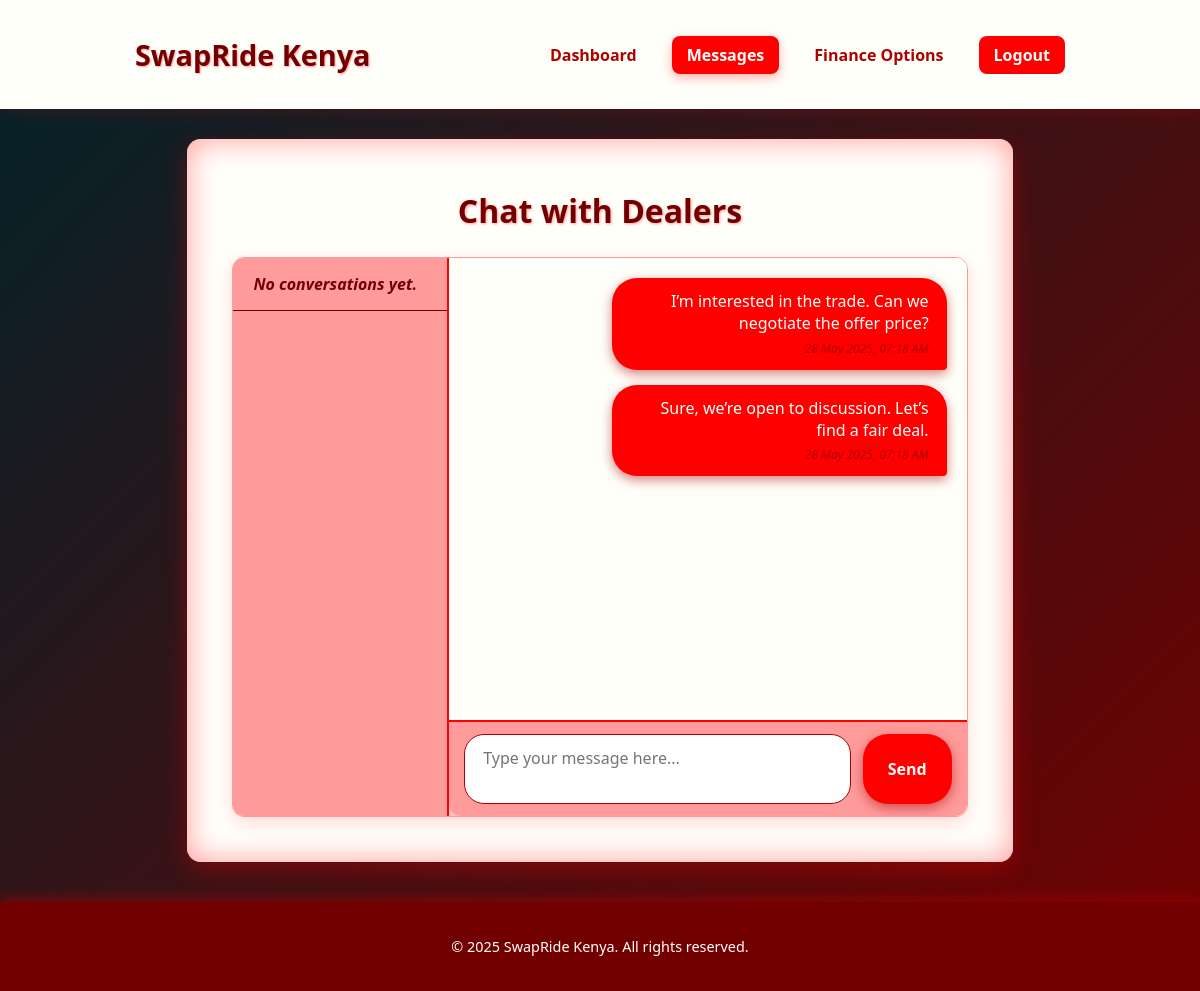
The app's page /user/messages.php?dealer_id=1 (signed in) with its own data.
### tables this page shows
CREATE TABLE IF NOT EXISTS messages (
    id INT AUTO_INCREMENT PRIMARY KEY,
    sender_type ENUM('user', 'dealer', 'admin') NOT NULL,
    sender_id INT NOT NULL,
    receiver_type ENUM('user', 'dealer', 'admin') NOT NULL,
    receiver_id INT NOT NULL,
    trade_id INT NULL,
    message TEXT NOT NULL,
    sent_at DATETIME DEFAULT CURRENT_TIMESTAMP,
    FOREIGN KEY (trade_id) REFERENCES trades(id) ON DELETE CASCADE
);

### user/messages.php (the view, shortened to what this page needs)
<?php
include('../includes/db_connect.php');
$user_id = $_SESSION['user_id'];
$dealers = [];
$selected_dealer_id = isset($_GET['dealer_id']) ? intval($_GET['dealer_id']) : ($dealers[0]['id'] ?? null);
$messages = [];
if ($selected_dealer_id) {
    $stmt = $conn->prepare("
        SELECT sender_id, receiver_id, message, sent_at
        FROM messages
        WHERE (sender_id = ? AND receiver_id = ?) OR (sender_id = ? AND receiver_id = ?)
        ORDER BY sent_at ASC
    ");
    $stmt->bind_param("iiii", $user_id, $selected_dealer_id, $selected_dealer_id, $user_id);
    $stmt->execute();
    $result = $stmt->get_result();
    while ($row = $result->fetch_assoc()) {
        $messages[] = $row;
    }
}
?>
<!DOCTYPE html>
<html lang="en">
<head>
</head>
<body>
<header class="header" role="banner">
    <div class="container">
        <h1 class="logo" aria-label="SwapRide Kenya">SwapRide Kenya</h1>
        <nav role="navigation" aria-label="Primary navigation">
            <ul class="nav-links">
                <li><a href="dashboard.php" aria-current="false">Dashboard</a></li>
                <li><a href="messages.php" class="active" aria-current="page">Messages</a></li>
                <li><a href="finance.php" aria-current="false">Finance Options</a></li>
                <li><a href="logout.php" class="btn" aria-current="false">Logout</a></li>
            </ul>
        </nav>
    </div>
</header>
<section class="section" role="main" aria-label="Chat with Dealers">
    <div class="container">
        <h2>Chat with Dealers</h2>
        <div class="chat-container">
            <aside class="chat-list" role="region" aria-label="Dealer list">
                <ul>
                    <?php if(empty($dealers)): ?>
                        <li><em>No conversations yet.</em></li>
                    <?php endif; ?>
                </ul>
            </aside>
            <section class="chat-window" role="region" aria-label="Chat messages">
                <div class="messages" id="messages" tabindex="0" aria-live="polite" aria-relevant="additions">
                    <?php if (!empty($messages)): ?>
                        <?php foreach ($messages as $msg): ?>
                            <div class="message <?= ($msg['sender_id'] == $user_id) ? 'user' : 'dealer' ?>">
                                <?= nl2br(htmlspecialchars($msg['message'])) ?>
                                <div class="sent-at"><?= date('d M Y, h:i A', strtotime($msg['sent_at'])) ?></div>
                            </div>
                        <?php endforeach; ?>
                    <?php else: ?>
                        <p><em>No messages in this conversation.</em></p>
                    <?php endif; ?>
                </div>
                <?php if ($selected_dealer_id): ?>
                <form method="POST" class="chat-input" aria-label="Send message form">
                    <textarea name="message" rows="2" placeholder="Type your message here..." required aria-required="true"></textarea>
                    <button type="submit" aria-label="Send message">Send</button>
                </form>
                <?php else: ?>
                    <p><em>Select a dealer to start chatting.</em></p>
                <?php endif; ?>
            </section>
        </div>
    </div>
</section>
<footer class="footer" role="contentinfo">
    <div class="container">
        <p>&copy; <?= date('Y') ?> SwapRide Kenya. All rights reserved.</p>
    </div>
</footer>
</body>
</html>

### user/messages.php (style rules this page uses)
:root { --red-primary: #FE0000; --red-dark: #AF0000; --red-soft: #FF9B9B; --red-deep: #730000; --whiteish: #FFFFFA; --blue-dark: #00232A; --shadow-light: rgba(254, 0, 0, 0.15); --shadow-medium: rgba(254, 0, 0, 0.3); --shadow-dark: rgba(175, 0, 0, 0.5); }
* { box-sizing: border-box; margin: 0; padding: 0; font-family: 'Segoe UI', Tahoma, Geneva, Verdana, sans-serif; }
body { background: linear-gradient(135deg, var(--blue-dark), var(--red-deep)); color: var(--whiteish); min-height: 100vh; display: flex; flex-direction: column; }
.container { max-width: 960px; margin: auto; padding: 20px 15px; width: 100%; }
header.header { background: var(--whiteish); color: var(--blue-dark); box-shadow: 0 4px 15px var(--shadow-light); padding: 15px 0; position: sticky; top: 0; z-index: 1000; }
.header .container { display: flex; justify-content: space-between; align-items: center; flex-wrap: wrap; }
.logo { font-weight: 700; font-size: 1.8rem; color: var(--red-deep); text-shadow: 1px 1px 2px var(--red-soft); user-select: none; }
nav ul.nav-links { list-style: none; display: flex; gap: 20px; flex-wrap: wrap; }
nav ul.nav-links li { display: inline; }
nav ul.nav-links li a { text-decoration: none; font-weight: 600; color: var(--red-dark); padding: 8px 15px; border-radius: 8px; transition: background-color 0.3s ease, color 0.3s ease; }
nav ul.nav-links li a:hover, nav ul.nav-links li a.active { background: var(--red-primary); color: var(--whiteish); box-shadow: 0 4px 12px var(--shadow-medium); }
nav ul.nav-links li a.btn { background: var(--red-primary); color: var(--whiteish); border: none; cursor: pointer; }
section.section { background: var(--whiteish); border-radius: 14px; padding: 30px 30px 25px; margin: 30px auto 40px; box-shadow: 0 8px 24px var(--shadow-medium), inset 0 0 30px var(--red-soft); color: var(--blue-dark); display: flex; flex-direction: column; }
section.section h2 { font-weight: 700; font-size: 2rem; margin-bottom: 25px; color: var(--red-deep); text-shadow: 1px 1px 3px var(--red-soft); text-align: center; }
.chat-container { display: flex; height: 70vh; border-radius: 12px; overflow: hidden; box-shadow: 0 6px 18px var(--shadow-light); background: var(--whiteish); border: 1px solid var(--red-soft); }
.chat-list { width: 30%; background: var(--red-soft); overflow-y: auto; border-right: 2px solid var(--red-primary); transition: background 0.3s ease; }
.chat-list ul { list-style: none; padding: 0; margin: 0; }
.chat-list li { padding: 15px 20px; cursor: pointer; border-bottom: 1px solid var(--red-deep); color: var(--red-deep); font-weight: 600; transition: background-color 0.3s ease, color 0.3s ease; user-select: none; }
.chat-window { flex-grow: 1; display: flex; flex-direction: column; background: var(--whiteish); border-radius: 0 12px 12px 0; box-shadow: inset 0 0 20px var(--red-soft); }
.messages { flex-grow: 1; padding: 20px; overflow-y: auto; background: var(--whiteish); }
.message { margin-bottom: 15px; max-width: 70%; padding: 12px 18px; border-radius: 25px; clear: both; position: relative; font-size: 1rem; line-height: 1.4; box-shadow: 0 2px 8px var(--shadow-light); word-wrap: break-word; }
.message.user { background: var(--red-primary); color: var(--whiteish); float: right; text-align: right; border-bottom-right-radius: 4px; box-shadow: 0 4px 12px var(--shadow-dark); }
.sent-at { font-size: 0.75em; color: var(--red-dark); margin-top: 6px; font-style: italic; user-select: none; }
.chat-input { padding: 12px 15px; border-top: 2px solid var(--red-primary); background: var(--red-soft); display: flex; gap: 12px; border-radius: 0 0 12px 12px; }
.chat-input textarea { flex-grow: 1; resize: none; border-radius: 20px; padding: 12px 18px; border: 1.5px solid var(--red-dark); font-size: 1rem; font-family: inherit; transition: border-color 0.3s ease; min-height: 50px; }
.chat-input button { background: var(--red-primary); color: var(--whiteish); border: none; padding: 0 25px; border-radius: 25px; cursor: pointer; font-size: 1rem; font-weight: 700; box-shadow: 0 4px 12px var(--shadow-dark); transition: background-color 0.3s ease, box-shadow 0.3s ease; user-select: none; }
footer.footer { background: var(--red-deep); color: var(--whiteish); text-align: center; padding: 15px 10px; font-size: 0.9rem; box-shadow: 0 -4px 12px var(--shadow-dark); margin-top: auto; user-select: none; }

### records on screen
messages: message "I’m interested in the trade. Can we negotiate the offer price?", sent_at "28 May 2025, 07:18 AM"
messages: message "Sure, we’re open to discussion. Let’s find a fair deal.", sent_at "28 May 2025, 07:18 AM"
